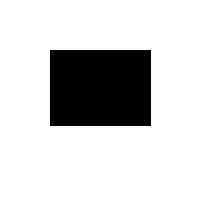
Frame 1 (no input)
Frame 60 (the mouse pressed at the canvas centre just before this capture): identical to frame 1, image omitted
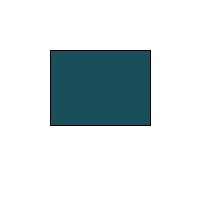
Frame 120 (the mouse held since frame 60 and released just before this capture)

The Processing sketch that drew these frames (run headless with seeded random() and noise(); from frame 60 on, the mouse is pressed at the canvas centre):

// Processing sketch: Exercise5_5
// ── Exercise5_5.pde
int x = 50;
int y = 50;
int w = 100;
int h = 75;

void setup() {
  size(200, 200);
}
void draw() {
  background(255);
  stroke(0);
  println(mouseX , mouseY);
  if (mouseX >= x && mouseY >= y && mouseX <= x+101 && mouseY <= y+76) {
    
    fill(25,79,90);
  } else {
    fill(0);
  }
  rect(x, y, w, h);
}
